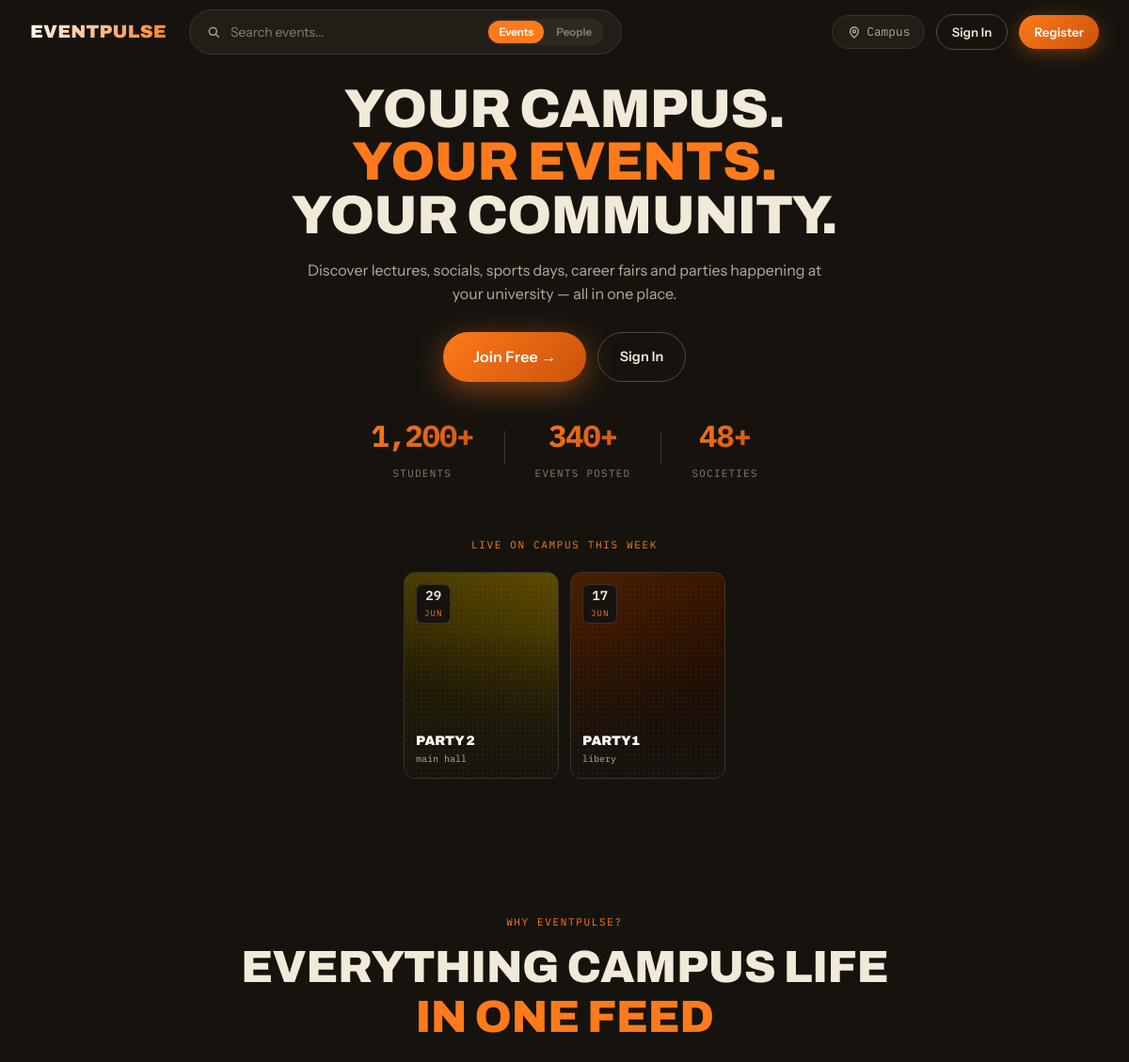
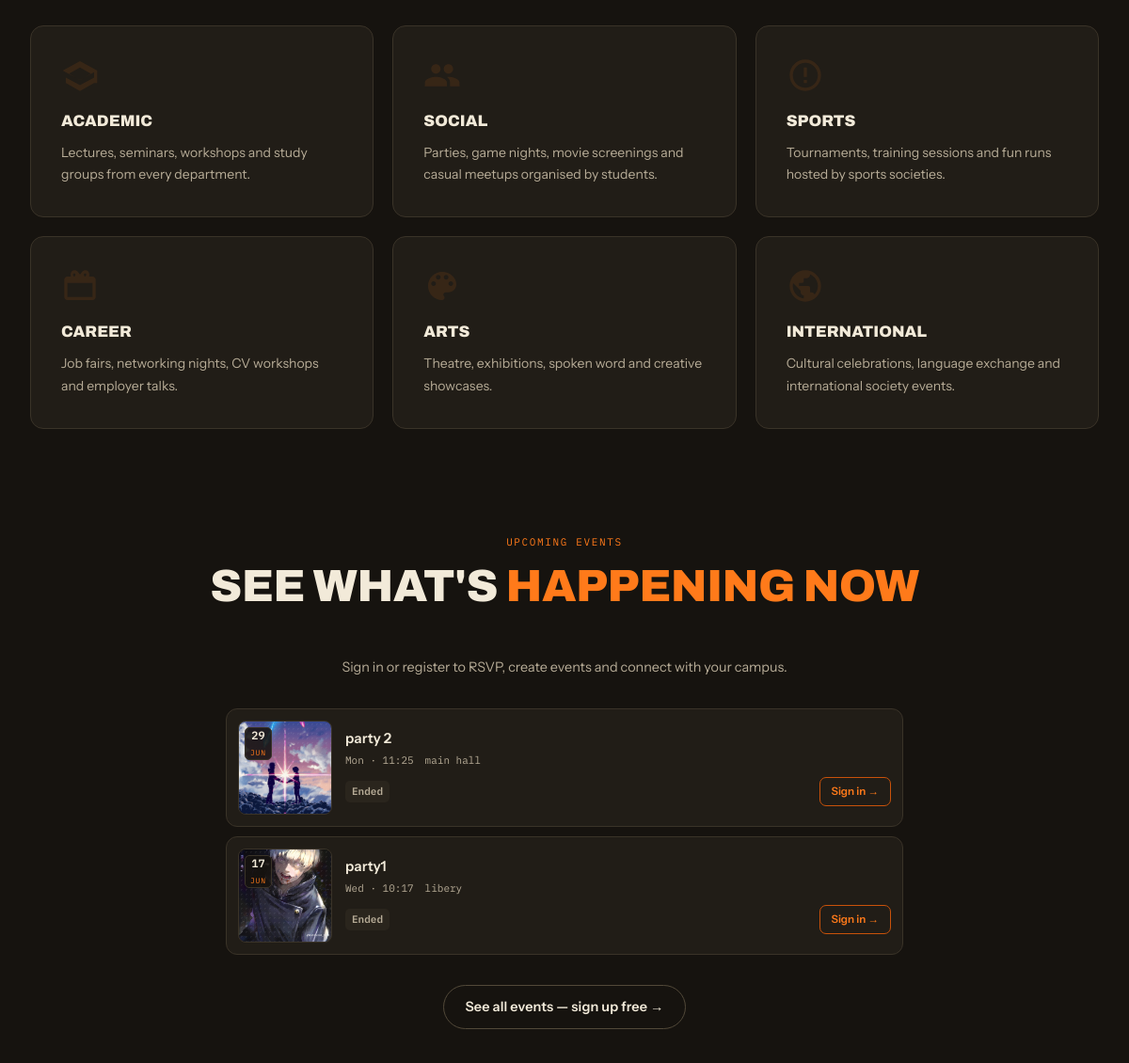
Before: / (upper part) with the older database file (2 pictures, top to bottom).
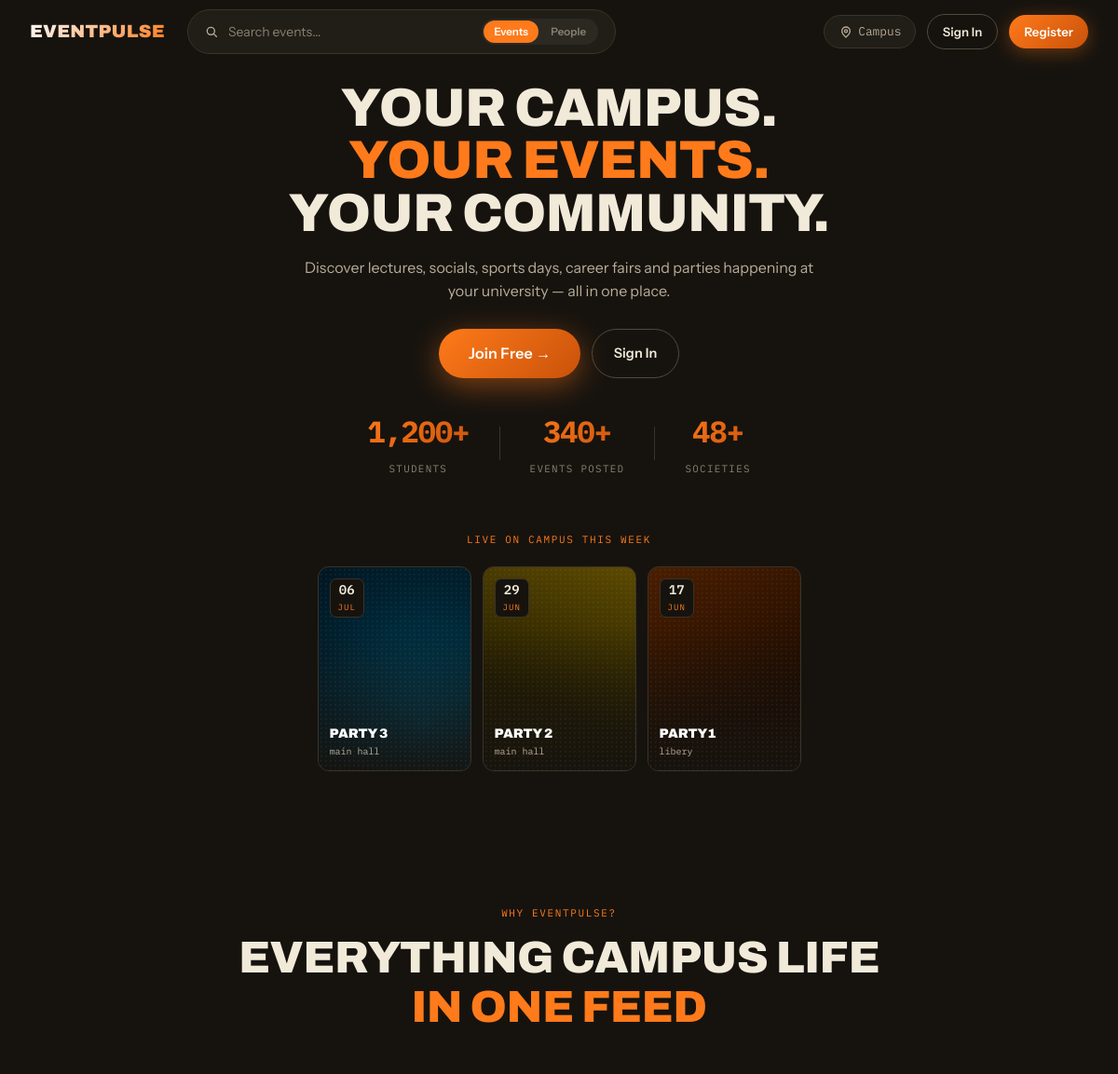
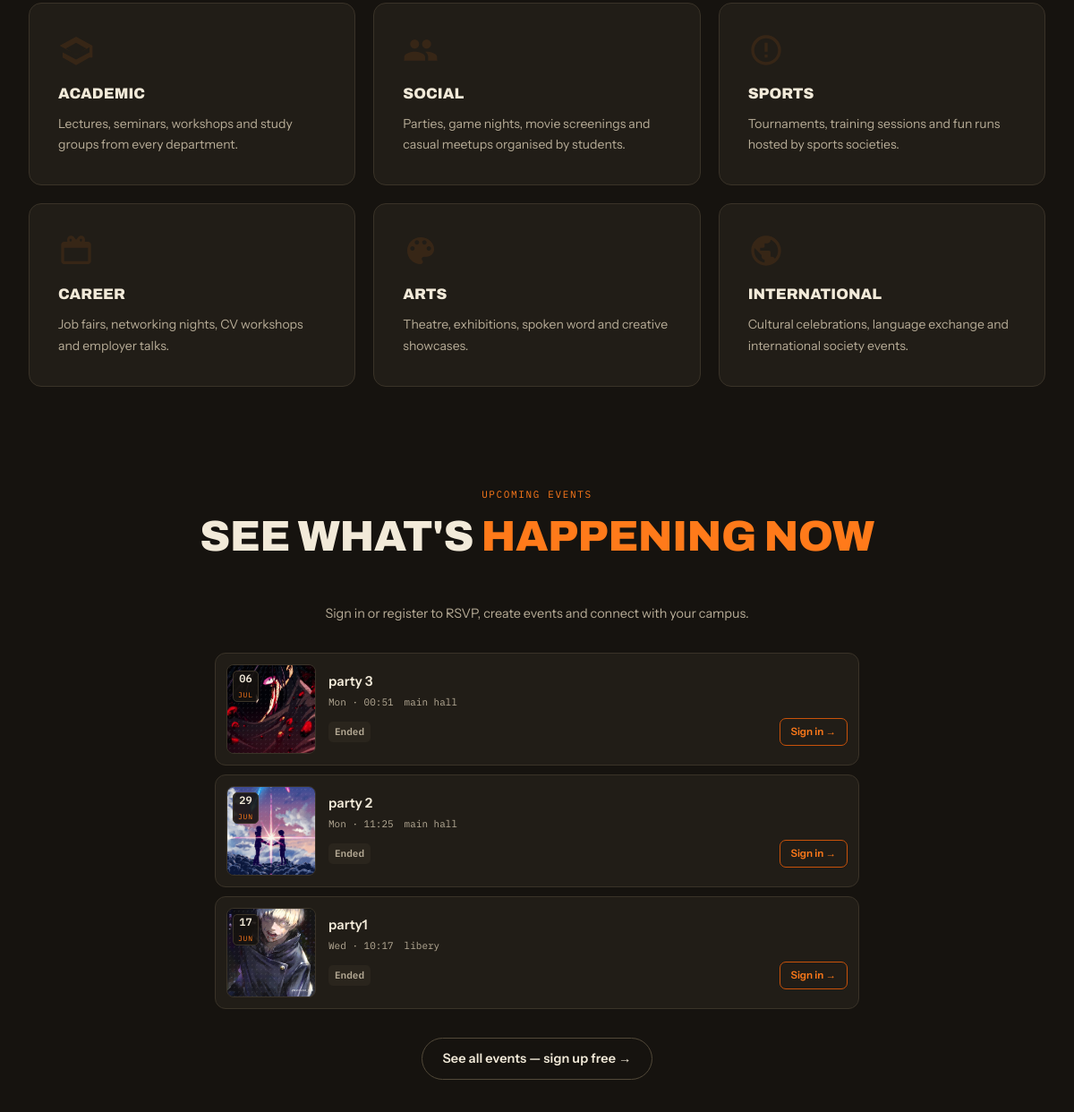
After: the same page with the newer database file (2 pictures, top to bottom).
### events/models.py (models this page shows, shortened)
class Event(models.Model):
    class Status(models.TextChoices):
        DRAFT     = "draft",     "Draft"
        PUBLISHED = "published", "Published"
        CANCELLED = "cancelled", "Cancelled"
        COMPLETED = "completed", "Completed"
    class PriceType(models.TextChoices):
        FREE = "free", "Free"
        PAID = "paid", "Paid"
    title       = models.CharField(max_length=200)
    slug        = models.SlugField(max_length=220, unique=True, blank=True)
    description = models.TextField()
    cover_image = models.ImageField(upload_to="events/covers/", blank=True, null=True)
    organiser = models.ForeignKey(
        settings.AUTH_USER_MODEL,
        on_delete=models.CASCADE,
        related_name="organised_events",
    )
    category = models.ForeignKey(
        Category,
        on_delete=models.SET_NULL,
        null=True,
        blank=True,
        related_name="events",
    )
    location_name    = models.CharField(max_length=200)
    location_address = models.TextField(blank=True)
    location_lat     = models.DecimalField(max_digits=9, decimal_places=6, blank=True, null=True)
    location_lng     = models.DecimalField(max_digits=9, decimal_places=6, blank=True, null=True)
    area             = models.CharField(max_length=100, blank=True, help_text="Neighbourhood or city for filtering")
    start_datetime = models.DateTimeField()
    end_datetime   = models.DateTimeField(blank=True, null=True)
    capacity     = models.PositiveIntegerField(blank=True, null=True, help_text="Leave blank for unlimited")
    price_type   = models.CharField(max_length=10, choices=PriceType.choices, default=PriceType.FREE)
    ticket_price = models.DecimalField(max_digits=10, decimal_places=2, default=0.00)
    is_premium_only = models.BooleanField(default=False, help_text="Only premium users can join")
    is_featured     = models.BooleanField(default=False, help_text="Pin to top of feed")
    status          = models.CharField(max_length=20, choices=Status.choices, default=Status.DRAFT)
    checkin_token = models.UUIDField(
        default=uuid.uuid4,
        editable=False,
        unique=True,
        help_text="Embedded in QR code for check-in",
    )
    qr_code = models.ImageField(
        upload_to="qrcodes/",
        blank=True,
        null=True,
        help_text="Auto-generated on publish",
    )
    created_at = models.DateTimeField(auto_now_add=True)
    updated_at = models.DateTimeField(auto_now=True)
    class Meta:
        verbose_name        = "Event"
        verbose_name_plural = "Events"
        ordering            = ["-is_featured", "-created_at"]
        indexes = [
            models.Index(fields=["status", "start_datetime"]),
            models.Index(fields=["organiser"]),
            models.Index(fields=["category"]),
            models.Index(fields=["area"]),
        ]
    @property
    def is_past(self):
        if self.end_datetime:
            return self.end_datetime < timezone.now()
        return self.start_datetime < timezone.now()

### events/views.py (the view)
# urls.py: path('',                                views.landing_view,      name='landing'),
def landing_view(request):
    if request.user.is_authenticated:
        return redirect('events:home')
    events = Event.objects.filter(
        status=Event.Status.PUBLISHED
    ).select_related('organiser', 'category').order_by('-is_featured', '-created_at')[:6]
    return render(request, 'events/landing.html', {'events': events})

### social/context_processors.py (called while the page is built, shortened)
def unread_messages(request):
    if not request.user.is_authenticated:
        return {'unread_messages_count': 0}

### templates/events/landing.html (shortened to what the changed rows need)
{% extends 'base.html' %}
{% load static %}
{% block content %}
<section class="land-hero" id="landHero">
  <div class="land-hero__content">
    <h1 class="land-hero__title">
      Your campus.<br>
      <span class="land-grad">Your events.</span><br>
      Your community.
    </h1>
  </div>
</section>
<section class="land-showcase-wrap">
  <div class="land-showcase">
    {% for e in events|slice:":6" %}
      <a href="{% url 'accounts:register' %}" class="land-showcase__card ep-flyerbg--{{ e.category.slug|default:'academic' }}">
        <div class="land-showcase__date">
          <b>{{ e.start_datetime|date:"d" }}</b>
          <span>{{ e.start_datetime|date:"M" }}</span>
        </div>
        <div class="land-showcase__body">
          <div class="land-showcase__title">{{ e.title|truncatechars:34 }}</div>
          <div class="land-showcase__venue">{{ e.location_name|truncatechars:22 }}</div>
        </div>
      </a>
    {% endfor %}
  </div>
</section>
<section class="land-features">
  <div class="land-features__inner">
    <h2 class="land-section-title">Everything campus life<br><span>in one feed</span></h2>
  </div>
</section>
<section class="land-preview">
  <div class="land-preview__inner">
    <h2 class="land-section-title">See what's <span>happening now</span></h2>
    <div class="land-preview__grid">
      {% for event in events %}
      <article class="ep-card ep-card--social land-preview__card" data-cat="{{ event.category.slug|default:'all' }}">
        <div class="ep-feed-item__thumb {% if not event.cover_image %}ep-flyerbg--{{ event.category.slug|default:'academic' }}{% endif %}">
          {% if event.cover_image %}
            <img src="{{ event.cover_image.url }}" alt="{{ event.title }}" loading="lazy">
          {% endif %}
          <div class="ep-feed-item__date">
            <b>{{ event.start_datetime|date:"d" }}</b>
            <span>{{ event.start_datetime|date:"M" }}</span>
          </div>
        </div>
        <div class="ep-feed-item__body">
          <h3 class="ep-feed-item__title">{{ event.title }}</h3>
          <div class="ep-feed-item__meta">
            <span>{{ event.start_datetime|date:"D · H:i" }}</span>
            <span>{{ event.location_name|truncatechars:26 }}</span>
          </div>
          <div class="ep-feed-item__foot">
            {% if event.is_past %}
              <span class="ep-feed-item__price ep-feed-item__price--ended">Ended</span>
            {% elif event.is_free %}
              <span class="ep-feed-item__price ep-feed-item__price--free">Free</span>
            {% else %}
              <span class="ep-feed-item__price">₦{{ event.ticket_price }}</span>
            {% endif %}
            <a href="{% url 'accounts:login' %}" class="ep-feed-item__rsvp">Sign in →</a>
          </div>
        </div>
      </article>
      {% endfor %}
    </div>
  </div>
</section>
{% endblock %}

Changed rows visible on the page:
added Event: start_datetime "06", start_datetime "JUL", title "PARTY 3", location_name "main hall", cover_image (picture), title "party 3", start_datetime "Mon · 00:51", shows "Ended"
